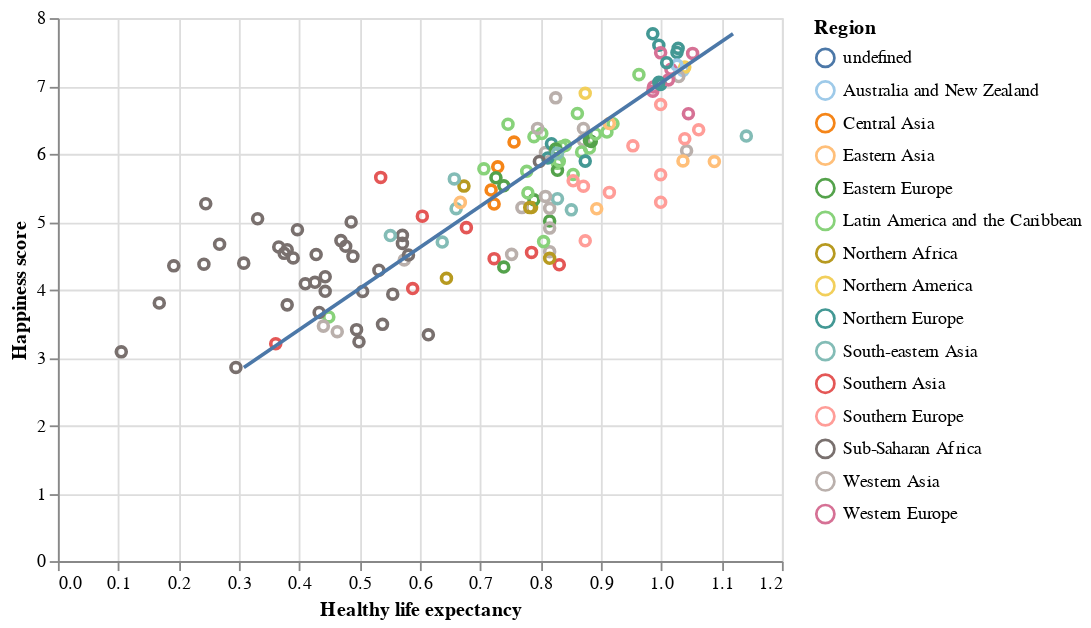

Notebook code for this chart:
### Code cell
ScoreByLifeExpectancy.interactive().add_selection(selection) + ScoreByLifeExpectancyLine

### Figure 1 — Vega-Lite specification as saved in the notebook (floating-point values rounded to 4 significant figures; data arrays with more than 128 entries replaced by an {"elided": "..."} marker saying what was removed)
{"config": {"view": {"continuousWidth": 400, "continuousHeight": 300}}, "layer": [{"mark": "point", "encoding": {"color": {"type": "nominal", "field": "Region", "scale": {"scheme": "tableau20"}}, "opacity": {"condition": {"value": 1, "selection": "selector352"}, "value": 0.1}, "tooltip": [{"type": "nominal", "field": "Country"}], "x": {"type": "quantitative", "field": "Healthy life expectancy"}, "y": {"type": "quantitative", "field": "Happiness score"}}, "selection": {"selector354": {"type": "interval", "bind": "scales", "encodings": ["x", "y"]}, "selector352": {"type": "multi", "fields": ["Region"], "bind": "legend"}}}, {"mark": "line", "encoding": {"color": {"type": "nominal", "field": "Region", "scale": {"scheme": "tableau20"}}, "opacity": {"condition": {"value": 1, "selection": "selector352"}, "value": 0.1}, "tooltip": [{"type": "nominal", "field": "Country"}], "x": {"type": "quantitative", "field": "Healthy life expectancy"}, "y": {"type": "quantitative", "field": "Happiness score"}}, "transform": [{"on": "Happiness score", "regression": "Healthy life expectancy"}]}], "data": {"name": "data-eecb02b8fc6347241acc941c20805a53"}, "$schema": "https://vega.github.io/schema/vega-lite/v4.8.1.json", "datasets": {"data-eecb02b8fc6347241acc941c20805a53": {"elided": "195 records"}}}
